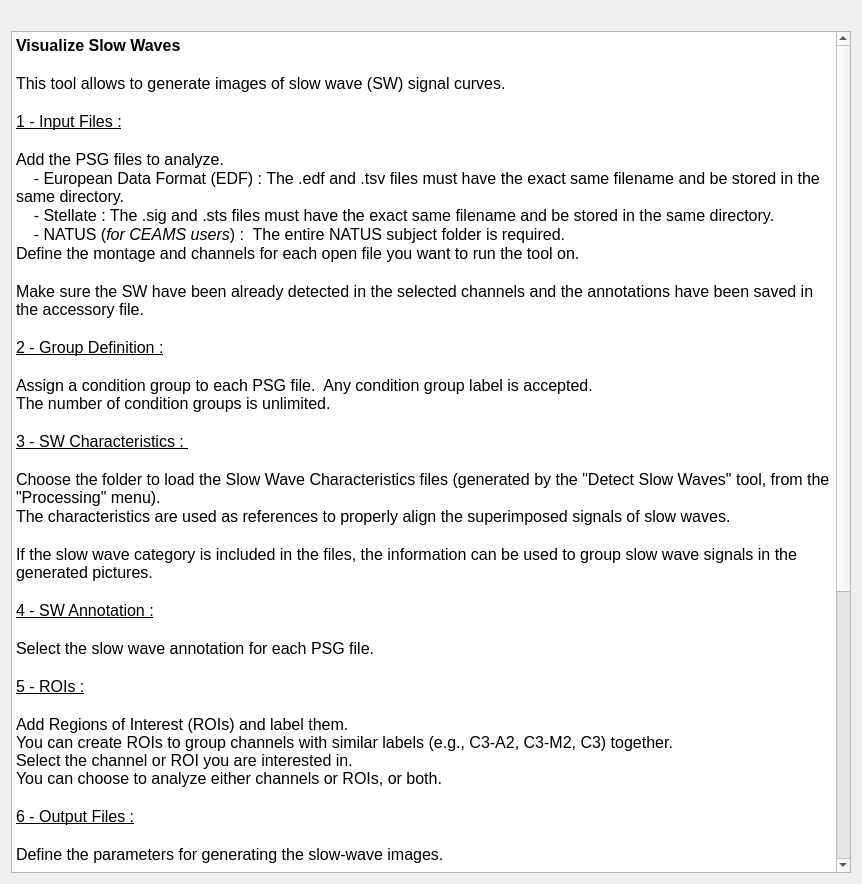
<?xml version="1.0" encoding="UTF-8"?>
<ui version="4.0">
 <class>SWImages</class>
 <widget class="QWidget" name="SWImages">
  <property name="geometry">
   <rect>
    <x>0</x>
    <y>0</y>
    <width>862</width>
    <height>884</height>
   </rect>
  </property>
  <property name="windowTitle">
   <string/>
  </property>
  <property name="styleSheet">
   <string notr="true">font: 12pt &quot;Roboto&quot;;</string>
  </property>
  <layout class="QVBoxLayout" name="verticalLayout_2">
   <item>
    <layout class="QVBoxLayout" name="verticalLayout">
     <item>
      <layout class="QHBoxLayout" name="horizontalLayout">
       <item>
        <widget class="QLabel" name="label">
         <property name="text">
          <string/>
         </property>
         <property name="alignment">
          <set>Qt::AlignmentFlag::AlignCenter</set>
         </property>
        </widget>
       </item>
       <item>
        <widget class="QLabel" name="label_3">
         <property name="text">
          <string/>
         </property>
         <property name="alignment">
          <set>Qt::AlignmentFlag::AlignCenter</set>
         </property>
        </widget>
       </item>
      </layout>
     </item>
     <item>
      <widget class="QTextEdit" name="textEdit">
       <property name="maximumSize">
        <size>
         <width>16777215</width>
         <height>16777215</height>
        </size>
       </property>
       <property name="verticalScrollBarPolicy">
        <enum>Qt::ScrollBarPolicy::ScrollBarAlwaysOn</enum>
       </property>
       <property name="horizontalScrollBarPolicy">
        <enum>Qt::ScrollBarPolicy::ScrollBarAlwaysOff</enum>
       </property>
       <property name="lineWrapMode">
        <enum>QTextEdit::LineWrapMode::WidgetWidth</enum>
       </property>
       <property name="readOnly">
        <bool>true</bool>
       </property>
       <property name="html">
        <string>&lt;!DOCTYPE HTML PUBLIC &quot;-//W3C//DTD HTML 4.0//EN&quot; &quot;http://www.w3.org/TR/REC-html40/strict.dtd&quot;&gt;
&lt;html&gt;&lt;head&gt;&lt;meta name=&quot;qrichtext&quot; content=&quot;1&quot; /&gt;&lt;meta charset=&quot;utf-8&quot; /&gt;&lt;style type=&quot;text/css&quot;&gt;
p, li { white-space: pre-wrap; }
hr { height: 1px; border-width: 0; }
li.unchecked::marker { content: &quot;\2610&quot;; }
li.checked::marker { content: &quot;\2612&quot;; }
&lt;/style&gt;&lt;/head&gt;&lt;body style=&quot; font-family:'Roboto'; font-size:12pt; font-weight:400; font-style:normal;&quot;&gt;
&lt;p style=&quot; margin-top:0px; margin-bottom:0px; margin-left:0px; margin-right:0px; -qt-block-indent:0; text-indent:0px;&quot;&gt;&lt;span style=&quot; font-weight:600;&quot;&gt;Visualize Slow Waves&lt;/span&gt;&lt;/p&gt;
&lt;p style=&quot;-qt-paragraph-type:empty; margin-top:0px; margin-bottom:0px; margin-left:0px; margin-right:0px; -qt-block-indent:0; text-indent:0px;&quot;&gt;&lt;br /&gt;&lt;/p&gt;
&lt;p style=&quot; margin-top:0px; margin-bottom:0px; margin-left:0px; margin-right:0px; -qt-block-indent:0; text-indent:0px;&quot;&gt;This tool allows to generate images of slow wave (SW) signal curves.  &lt;/p&gt;
&lt;p style=&quot;-qt-paragraph-type:empty; margin-top:0px; margin-bottom:0px; margin-left:0px; margin-right:0px; -qt-block-indent:0; text-indent:0px;&quot;&gt;&lt;br /&gt;&lt;/p&gt;
&lt;p style=&quot; margin-top:0px; margin-bottom:0px; margin-left:0px; margin-right:0px; -qt-block-indent:0; text-indent:0px;&quot;&gt;&lt;span style=&quot; text-decoration: underline;&quot;&gt;1 - Input Files :&lt;/span&gt;&lt;/p&gt;
&lt;p style=&quot;-qt-paragraph-type:empty; margin-top:0px; margin-bottom:0px; margin-left:0px; margin-right:0px; -qt-block-indent:0; text-indent:0px; text-decoration: underline;&quot;&gt;&lt;br /&gt;&lt;/p&gt;
&lt;p style=&quot; margin-top:0px; margin-bottom:0px; margin-left:0px; margin-right:0px; -qt-block-indent:0; text-indent:0px;&quot;&gt;Add the PSG files to analyze.&lt;/p&gt;
&lt;p style=&quot; margin-top:0px; margin-bottom:0px; margin-left:0px; margin-right:0px; -qt-block-indent:0; text-indent:0px;&quot;&gt;&lt;span style=&quot; font-family:'Roboto-Regular';&quot;&gt;    - European Data Format (EDF) : The .edf and .tsv files must have the exact same filename and be stored in the same directory.&lt;/span&gt;&lt;/p&gt;
&lt;p style=&quot; margin-top:0px; margin-bottom:0px; margin-left:0px; margin-right:0px; -qt-block-indent:0; text-indent:0px;&quot;&gt;&lt;span style=&quot; font-family:'Roboto-Regular';&quot;&gt;    - Stellate : The .sig and .sts files must have the exact same filename and be stored in the same directory.&lt;/span&gt;&lt;/p&gt;
&lt;p style=&quot; margin-top:0px; margin-bottom:0px; margin-left:0px; margin-right:0px; -qt-block-indent:0; text-indent:0px;&quot;&gt;&lt;span style=&quot; font-family:'Roboto-Regular';&quot;&gt;    - NATUS (&lt;/span&gt;&lt;span style=&quot; font-family:'Roboto-Regular'; font-style:italic;&quot;&gt;for CEAMS users&lt;/span&gt;&lt;span style=&quot; font-family:'Roboto-Regular';&quot;&gt;) : &lt;/span&gt;&lt;span style=&quot; font-family:'MS Shell Dlg 2';&quot;&gt; The entire NATUS subject folder is required.&lt;/span&gt;&lt;/p&gt;
&lt;p style=&quot; margin-top:0px; margin-bottom:0px; margin-left:0px; margin-right:0px; -qt-block-indent:0; text-indent:0px;&quot;&gt;Define the montage and channels for each open file you want to run the tool on.&lt;/p&gt;
&lt;p style=&quot;-qt-paragraph-type:empty; margin-top:0px; margin-bottom:0px; margin-left:0px; margin-right:0px; -qt-block-indent:0; text-indent:0px;&quot;&gt;&lt;br /&gt;&lt;/p&gt;
&lt;p style=&quot; margin-top:0px; margin-bottom:0px; margin-left:0px; margin-right:0px; -qt-block-indent:0; text-indent:0px;&quot;&gt;Make sure the SW have been already detected in the selected channels and the annotations have been saved in the accessory file.&lt;/p&gt;
&lt;p style=&quot;-qt-paragraph-type:empty; margin-top:0px; margin-bottom:0px; margin-left:0px; margin-right:0px; -qt-block-indent:0; text-indent:0px;&quot;&gt;&lt;br /&gt;&lt;/p&gt;
&lt;p style=&quot; margin-top:0px; margin-bottom:0px; margin-left:0px; margin-right:0px; -qt-block-indent:0; text-indent:0px;&quot;&gt;&lt;span style=&quot; text-decoration: underline;&quot;&gt;2 - Group Definition :&lt;/span&gt;&lt;/p&gt;
&lt;p style=&quot;-qt-paragraph-type:empty; margin-top:0px; margin-bottom:0px; margin-left:0px; margin-right:0px; -qt-block-indent:0; text-indent:0px; text-decoration: underline;&quot;&gt;&lt;br /&gt;&lt;/p&gt;
&lt;p style=&quot; margin-top:0px; margin-bottom:0px; margin-left:0px; margin-right:0px; -qt-block-indent:0; text-indent:0px;&quot;&gt;Assign a condition group to each PSG file.  Any condition group label is accepted.  &lt;br /&gt;The number of condition groups is unlimited.&lt;/p&gt;
&lt;p style=&quot;-qt-paragraph-type:empty; margin-top:0px; margin-bottom:0px; margin-left:0px; margin-right:0px; -qt-block-indent:0; text-indent:0px;&quot;&gt;&lt;br /&gt;&lt;/p&gt;
&lt;p style=&quot; margin-top:0px; margin-bottom:0px; margin-left:0px; margin-right:0px; -qt-block-indent:0; text-indent:0px;&quot;&gt;&lt;span style=&quot; text-decoration: underline;&quot;&gt;3 - SW Characteristics : &lt;/span&gt;&lt;/p&gt;
&lt;p style=&quot;-qt-paragraph-type:empty; margin-top:0px; margin-bottom:0px; margin-left:0px; margin-right:0px; -qt-block-indent:0; text-indent:0px; text-decoration: underline;&quot;&gt;&lt;br /&gt;&lt;/p&gt;
&lt;p style=&quot; margin-top:0px; margin-bottom:0px; margin-left:0px; margin-right:0px; -qt-block-indent:0; text-indent:0px;&quot;&gt;Choose the folder to load the Slow Wave Characteristics files (generated by the &amp;quot;Detect Slow Waves&amp;quot; tool, from the &amp;quot;Processing&amp;quot; menu).&lt;/p&gt;
&lt;p style=&quot; margin-top:0px; margin-bottom:0px; margin-left:0px; margin-right:0px; -qt-block-indent:0; text-indent:0px;&quot;&gt;The characteristics are used as references to properly align the superimposed signals of slow waves.&lt;/p&gt;
&lt;p style=&quot;-qt-paragraph-type:empty; margin-top:0px; margin-bottom:0px; margin-left:0px; margin-right:0px; -qt-block-indent:0; text-indent:0px;&quot;&gt;&lt;br /&gt;&lt;/p&gt;
&lt;p style=&quot; margin-top:0px; margin-bottom:0px; margin-left:0px; margin-right:0px; -qt-block-indent:0; text-indent:0px;&quot;&gt;If the slow wave category is included in the files, the information can be used to group slow wave signals in the generated pictures.&lt;/p&gt;
&lt;p style=&quot;-qt-paragraph-type:empty; margin-top:0px; margin-bottom:0px; margin-left:0px; margin-right:0px; -qt-block-indent:0; text-indent:0px;&quot;&gt;&lt;br /&gt;&lt;/p&gt;
&lt;p style=&quot; margin-top:0px; margin-bottom:0px; margin-left:0px; margin-right:0px; -qt-block-indent:0; text-indent:0px;&quot;&gt;&lt;span style=&quot; text-decoration: underline;&quot;&gt;4 - SW Annotation :&lt;/span&gt;&lt;/p&gt;
&lt;p style=&quot;-qt-paragraph-type:empty; margin-top:0px; margin-bottom:0px; margin-left:0px; margin-right:0px; -qt-block-indent:0; text-indent:0px; text-decoration: underline;&quot;&gt;&lt;br /&gt;&lt;/p&gt;
&lt;p style=&quot; margin-top:0px; margin-bottom:0px; margin-left:0px; margin-right:0px; -qt-block-indent:0; text-indent:0px;&quot;&gt;Select the slow wave annotation for each PSG file.&lt;/p&gt;
&lt;p style=&quot;-qt-paragraph-type:empty; margin-top:0px; margin-bottom:0px; margin-left:0px; margin-right:0px; -qt-block-indent:0; text-indent:0px;&quot;&gt;&lt;br /&gt;&lt;/p&gt;
&lt;p style=&quot; margin-top:0px; margin-bottom:0px; margin-left:0px; margin-right:0px; -qt-block-indent:0; text-indent:0px;&quot;&gt;&lt;span style=&quot; text-decoration: underline;&quot;&gt;5 - ROIs :&lt;/span&gt;&lt;/p&gt;
&lt;p style=&quot;-qt-paragraph-type:empty; margin-top:0px; margin-bottom:0px; margin-left:0px; margin-right:0px; -qt-block-indent:0; text-indent:0px; text-decoration: underline;&quot;&gt;&lt;br /&gt;&lt;/p&gt;
&lt;p style=&quot; margin-top:0px; margin-bottom:0px; margin-left:0px; margin-right:0px; -qt-block-indent:0; text-indent:0px;&quot;&gt;Add Regions of Interest (ROIs) and label them. &lt;br /&gt;You can create ROIs to group channels with similar labels (e.g., C3-A2, C3-M2, C3) together.  &lt;br /&gt;Select the channel or ROI you are interested in. &lt;br /&gt;You can choose to analyze either channels or ROIs, or both.&lt;/p&gt;
&lt;p style=&quot;-qt-paragraph-type:empty; margin-top:0px; margin-bottom:0px; margin-left:0px; margin-right:0px; -qt-block-indent:0; text-indent:0px;&quot;&gt;&lt;br /&gt;&lt;/p&gt;
&lt;p style=&quot; margin-top:0px; margin-bottom:0px; margin-left:0px; margin-right:0px; -qt-block-indent:0; text-indent:0px;&quot;&gt;&lt;span style=&quot; text-decoration: underline;&quot;&gt;6 - Output Files :&lt;/span&gt;&lt;/p&gt;
&lt;p style=&quot;-qt-paragraph-type:empty; margin-top:0px; margin-bottom:0px; margin-left:0px; margin-right:0px; -qt-block-indent:0; text-indent:0px; text-decoration: underline;&quot;&gt;&lt;br /&gt;&lt;/p&gt;
&lt;p style=&quot; margin-top:0px; margin-bottom:0px; margin-left:0px; margin-right:0px; -qt-block-indent:0; text-indent:0px;&quot;&gt;Define the parameters for generating the slow-wave images. &lt;/p&gt;
&lt;p style=&quot;-qt-paragraph-type:empty; margin-top:0px; margin-bottom:0px; margin-left:0px; margin-right:0px; -qt-block-indent:0; text-indent:0px;&quot;&gt;&lt;br /&gt;&lt;/p&gt;
&lt;p style=&quot; margin-top:0px; margin-bottom:0px; margin-left:0px; margin-right:0px; -qt-block-indent:0; text-indent:0px;&quot;&gt;Images can be generated at the &lt;span style=&quot; font-weight:700;&quot;&gt;subject level&lt;/span&gt;, the &lt;span style=&quot; font-weight:700;&quot;&gt;cohort level&lt;/span&gt;, or both. &lt;/p&gt;
&lt;p style=&quot;-qt-paragraph-type:empty; margin-top:0px; margin-bottom:0px; margin-left:0px; margin-right:0px; -qt-block-indent:0; text-indent:0px;&quot;&gt;&lt;br /&gt;&lt;/p&gt;
&lt;p style=&quot; margin-top:0px; margin-bottom:0px; margin-left:0px; margin-right:0px; -qt-block-indent:0; text-indent:0px;&quot;&gt;&lt;span style=&quot; font-weight:700;&quot;&gt;Subject level:&lt;/span&gt;&lt;/p&gt;
&lt;p style=&quot; margin-top:0px; margin-bottom:0px; margin-left:0px; margin-right:0px; -qt-block-indent:0; text-indent:0px;&quot;&gt;You can generate individual images for each channel/ROI to examine the set of slow-wave events, or combine all channels/ROIs into a single image showing the averaged slow-wave curve.&lt;/p&gt;
&lt;p style=&quot;-qt-paragraph-type:empty; margin-top:0px; margin-bottom:0px; margin-left:0px; margin-right:0px; -qt-block-indent:0; text-indent:0px;&quot;&gt;&lt;br /&gt;&lt;/p&gt;
&lt;p style=&quot; margin-top:0px; margin-bottom:0px; margin-left:0px; margin-right:0px; -qt-block-indent:0; text-indent:0px;&quot;&gt;&lt;span style=&quot; font-weight:700;&quot;&gt;Cohort level:&lt;/span&gt;&lt;/p&gt;
&lt;p style=&quot; margin-top:0px; margin-bottom:0px; margin-left:0px; margin-right:0px; -qt-block-indent:0; text-indent:0px;&quot;&gt;Start by selecting a display option—for example, plotting the mean with or without the standard deviation (STD), or plotting all subjects within each group.&lt;br /&gt;You can generate a single image for the entire cohort, where curves are averaged across all selected channels/ROIs, or generate one image per channel/ROI.&lt;/p&gt;
&lt;p style=&quot;-qt-paragraph-type:empty; margin-top:0px; margin-bottom:0px; margin-left:0px; margin-right:0px; -qt-block-indent:0; text-indent:0px;&quot;&gt;&lt;br /&gt;&lt;/p&gt;
&lt;p style=&quot; margin-top:0px; margin-bottom:0px; margin-left:0px; margin-right:0px; -qt-block-indent:0; text-indent:0px;&quot;&gt;If the &amp;quot;Classify Slow Waves&amp;quot; tool has been run on the data, slow-wave categories can be visualized in the images.&lt;/p&gt;
&lt;p style=&quot;-qt-paragraph-type:empty; margin-top:0px; margin-bottom:0px; margin-left:0px; margin-right:0px; -qt-block-indent:0; text-indent:0px;&quot;&gt;&lt;br /&gt;&lt;/p&gt;
&lt;p style=&quot; margin-top:0px; margin-bottom:0px; margin-left:0px; margin-right:0px; -qt-block-indent:0; text-indent:0px;&quot;&gt;Specify axis options, such as setting axis limits or displaying negative values upward.&lt;/p&gt;
&lt;p style=&quot;-qt-paragraph-type:empty; margin-top:0px; margin-bottom:0px; margin-left:0px; margin-right:0px; -qt-block-indent:0; text-indent:0px;&quot;&gt;&lt;br /&gt;&lt;/p&gt;
&lt;p style=&quot; margin-top:0px; margin-bottom:0px; margin-left:0px; margin-right:0px; -qt-block-indent:0; text-indent:0px;&quot;&gt;For additional customization, refer to the &lt;span style=&quot; font-weight:700;&quot;&gt;Colors&lt;/span&gt; and &lt;span style=&quot; font-weight:700;&quot;&gt;Slow Wave Alignment&lt;/span&gt; settings in the left panel.&lt;/p&gt;
&lt;p style=&quot;-qt-paragraph-type:empty; margin-top:0px; margin-bottom:0px; margin-left:0px; margin-right:0px; -qt-block-indent:0; text-indent:0px;&quot;&gt;&lt;br /&gt;&lt;/p&gt;
&lt;p style=&quot; margin-top:0px; margin-bottom:0px; margin-left:0px; margin-right:0px; -qt-block-indent:0; text-indent:0px;&quot;&gt;Finally, select the output folder where the images will be saved.&lt;/p&gt;
&lt;p style=&quot;-qt-paragraph-type:empty; margin-top:0px; margin-bottom:0px; margin-left:0px; margin-right:0px; -qt-block-indent:0; text-indent:0px;&quot;&gt;&lt;br /&gt;&lt;/p&gt;
&lt;p style=&quot;-qt-paragraph-type:empty; margin-top:0px; margin-bottom:0px; margin-left:0px; margin-right:0px; -qt-block-indent:0; text-indent:0px;&quot;&gt;&lt;br /&gt;&lt;/p&gt;&lt;/body&gt;&lt;/html&gt;</string>
       </property>
      </widget>
     </item>
    </layout>
   </item>
  </layout>
 </widget>
 <resources>
  <include location="../../../../../snooz-toolbox/src/main/python/ui/themes/themes.qrc"/>
 </resources>
 <connections/>
</ui>
